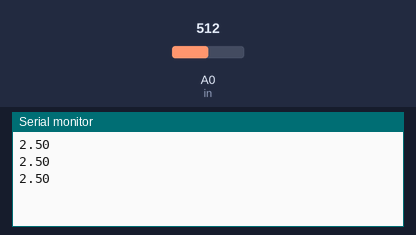
A sketch run on a simulated Arduino Uno, built with avr-gcc and run on an emulated ATmega328P. Shown: the last lines printed to the serial monitor. The test bench sets the inputs (shaded band); at power-on: A0 (in) = 512.

Above: at 1.2 s.
1.3 s: A0 (in) set to 716
At 1.86 s:
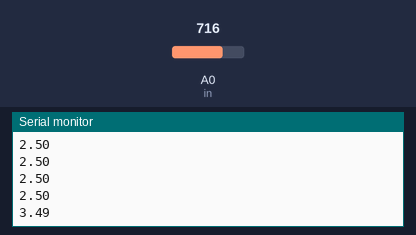
2.8 s: A0 (in) set to 900
At 3.06 s:
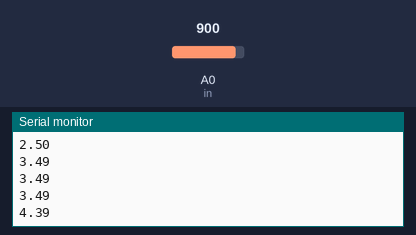
Timing chart, 0 to 5.8 s (numbered marks = the images above; inputs shaded):
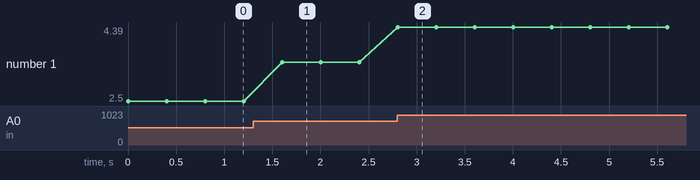

Measured:
- after the input at 1.3 s, the serial monitor: prints a new line after 0.30 s (image 1)
- after the input at 2.8 s, the serial monitor: prints a new line at once (image 2)
- plotted number 1: 2.5 → 3.49 after the input at 1.3 s, 3.49 → 4.39 after the input at 2.8 s

The sketch:

BTRX.ino
```cpp
int in = A0;

void setup() {
  Serial.begin(9600);   //Set the baud rate of the comunication
  pinMode(in,INPUT);    //Define the pin as input
}

void loop() {
  //Read the analog value
  float val = analogRead(in);

  //Divide by 205 to obtain a range from 0 to 5V
  float val2 = val/205;

  //Use serial.print to send the data in a "text" format
  Serial.println(val2);
  delay(400);//Small delay between each data send
}
```
